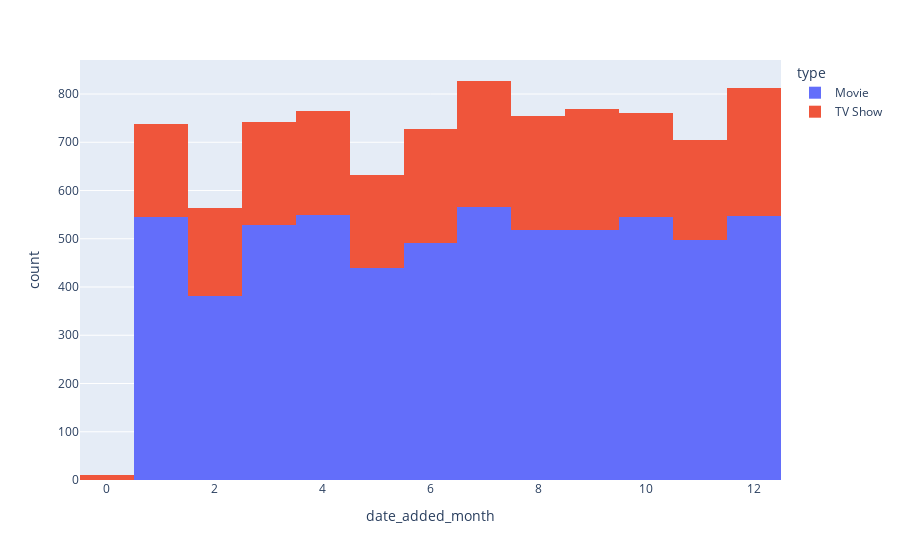

Source (notebook cell):
### Code cell
px.histogram(data_import, x="date_added_month", color ="type") # Movies vs Tv Shows added by month of the year

### Figure 1 — Plotly figure (JSON) as saved in the notebook; plotly's stock layout.template omitted (floating-point values rounded to 4 significant figures; data arrays with more than 128 entries replaced by an {"elided": "..."} marker saying what was removed)
{"data": [{"alignmentgroup": "True", "bingroup": "x", "hovertemplate": "type=Movie<br>date_added_month=%{x}<br>count=%{y}<extra></extra>", "legendgroup": "Movie", "marker": {"color": "#636efa", "pattern": {"shape": ""}}, "name": "Movie", "offsetgroup": "Movie", "orientation": "v", "showlegend": true, "type": "histogram", "x": {"elided": "6131 int values"}, "xaxis": "x", "yaxis": "y"}, {"alignmentgroup": "True", "bingroup": "x", "hovertemplate": "type=TV Show<br>date_added_month=%{x}<br>count=%{y}<extra></extra>", "legendgroup": "TV Show", "marker": {"color": "#EF553B", "pattern": {"shape": ""}}, "name": "TV Show", "offsetgroup": "TV Show", "orientation": "v", "showlegend": true, "type": "histogram", "x": {"elided": "2676 int values"}, "xaxis": "x", "yaxis": "y"}], "layout": {"barmode": "relative", "legend": {"title": {"text": "type"}, "tracegroupgap": 0}, "margin": {"t": 60}, "xaxis": {"anchor": "y", "domain": [0, 1], "title": {"text": "date_added_month"}}, "yaxis": {"anchor": "x", "domain": [0, 1], "title": {"text": "count"}}}}
